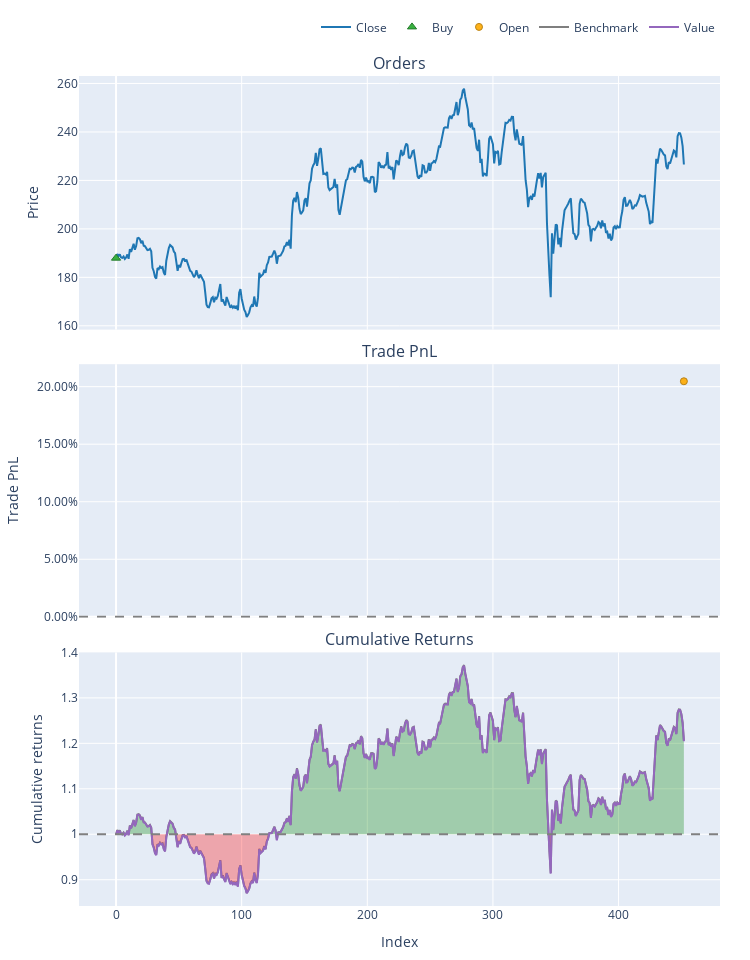

Notebook source saved alongside this figure:
### Code cell
portfolio.plot().show()

### Figure 1 — Plotly figure (JSON) as saved in the notebook; plotly's stock layout.template omitted (floating-point values rounded to 4 significant figures; data arrays with more than 128 entries replaced by an {"elided": "..."} marker saying what was removed)
{"data": [{"legendgroup": "0", "line": {"color": "#1f77b4"}, "name": "Close", "showlegend": true, "type": "scatter", "uid": "7b0e3937-49d2-4af2-8a91-6c67edec8285", "x": {"elided": "453 int values"}, "xaxis": "x", "y": {"elided": "453 float values"}, "yaxis": "y"}, {"customdata": [[0.0, 531.6, 99.9]], "hovertemplate": "Order Id: %{customdata[0]}<br>Timestamp: %{x}<br>Price: %{y}<br>Size: %{customdata[1]:.6f}<br>Fees: %{customdata[2]:.6f}", "legendgroup": "1", "marker": {"color": "#37B13F", "line": {"color": "rgb(38,123,44)", "width": 1}, "size": 8, "symbol": "triangle-up"}, "mode": "markers", "name": "Buy", "type": "scatter", "uid": "e8c56398-55cd-4bd9-a42f-33d31005b66e", "x": [0], "xaxis": "x", "y": [187.9], "yaxis": "y"}, {"customdata": [[0.0, 0.0, 20450.0, 0.2047]], "hovertemplate": "Exit Trade Id: %{customdata[0]}<br>Position Id: %{customdata[1]}<br>Exit Timestamp: %{x}<br>PnL: %{customdata[2]:.6f}<br>Return: %{customdata[3]:.2%}", "legendgroup": "2", "marker": {"color": "#FFAA00", "line": {"color": "rgb(178,118,0)", "width": 1}, "opacity": [0.9], "size": [7], "symbol": "circle"}, "mode": "markers", "name": "Open", "type": "scatter", "uid": "46218b1a-1123-4f7b-a299-d7bfeb185aec", "x": [452], "xaxis": "x2", "y": [0.2047], "yaxis": "y2"}, {"legendgroup": "3", "line": {"color": "#7f7f7f"}, "name": "Benchmark", "showlegend": true, "type": "scatter", "uid": "0294debe-1de6-4841-a6d6-b52e5becf815", "x": {"elided": "453 int values"}, "xaxis": "x3", "y": {"elided": "453 float values"}, "yaxis": "y3"}, {"hoverinfo": "skip", "legendgroup": "4", "line": {"color": "rgba(0, 0, 0, 0)", "width": 0}, "opacity": 0, "showlegend": false, "type": "scatter", "uid": "627c4903-ce61-4f02-b99f-d8a7721ac5df", "x": {"elided": "453 int values"}, "xaxis": "x3", "y": {"elided": "453 int values"}, "yaxis": "y3"}, {"connectgaps": false, "fill": "tonexty", "fillcolor": "rgba(0, 128, 0, 0.3)", "hoverinfo": "skip", "legendgroup": "4", "line": {"color": "rgba(0, 0, 0, 0)", "width": 0}, "opacity": 0, "showlegend": false, "type": "scatter", "uid": "4fd79d4f-ad38-4c37-8a85-20d9fd28a936", "x": {"elided": "453 int values"}, "xaxis": "x3", "y": {"elided": "453 float values"}, "yaxis": "y3"}, {"hoverinfo": "skip", "legendgroup": "4", "line": {"color": "rgba(0, 0, 0, 0)", "width": 0}, "opacity": 0, "showlegend": false, "type": "scatter", "uid": "eeff970d-dea3-479e-a055-5cf1c8cafa11", "x": {"elided": "453 int values"}, "xaxis": "x3", "y": {"elided": "453 int values"}, "yaxis": "y3"}, {"connectgaps": false, "fill": "tonexty", "fillcolor": "rgba(255, 0, 0, 0.3)", "hoverinfo": "skip", "legendgroup": "4", "line": {"color": "rgba(0, 0, 0, 0)", "width": 0}, "opacity": 0, "showlegend": false, "type": "scatter", "uid": "95e82358-6866-45a5-b9b6-f09ee5c8714b", "x": {"elided": "453 int values"}, "xaxis": "x3", "y": {"elided": "453 float values"}, "yaxis": "y3"}, {"legendgroup": "5", "line": {"color": "#9467bd"}, "name": "Value", "showlegend": true, "type": "scatter", "uid": "5734876e-23c2-43b4-b22c-c3b7efcc33a3", "x": {"elided": "453 int values"}, "xaxis": "x3", "y": {"elided": "453 float values"}, "yaxis": "y3"}, {"hoverinfo": "skip", "legendgroup": "4", "line": {"color": "rgba(0, 0, 0, 0)", "width": 0}, "opacity": 0, "showlegend": false, "type": "scatter", "uid": "69425761-1c87-48e7-b2b5-ac88dd78a305", "x": {"elided": "453 int values"}, "xaxis": "x3", "y": {"elided": "453 int values"}, "yaxis": "y3"}], "layout": {"annotations": [{"font": {"size": 16}, "showarrow": false, "text": "Orders", "x": 0.5, "xanchor": "center", "xref": "paper", "y": 1, "yanchor": "bottom", "yref": "paper"}, {"font": {"size": 16}, "showarrow": false, "text": "Trade PnL", "x": 0.5, "xanchor": "center", "xref": "paper", "y": 0.6528, "yanchor": "bottom", "yref": "paper"}, {"font": {"size": 16}, "showarrow": false, "text": "Cumulative Returns", "x": 0.5, "xanchor": "center", "xref": "paper", "y": 0.3056, "yanchor": "bottom", "yref": "paper"}], "height": 960, "legend": {"orientation": "h", "traceorder": "normal", "x": 1, "xanchor": "right", "y": 1.042, "yanchor": "bottom"}, "margin": {"b": 30, "l": 30, "r": 30, "t": 30}, "shapes": [{"line": {"color": "gray", "dash": "dash"}, "type": "line", "x0": 0, "x1": 1, "xref": "paper", "y0": 0, "y1": 0, "yref": "y2"}, {"line": {"color": "gray", "dash": "dash"}, "type": "line", "x0": 0, "x1": 1, "xref": "paper", "y0": 1, "y1": 1, "yref": "y3"}], "showlegend": true, "width": 750, "xaxis": {"anchor": "y", "domain": [0, 1], "matches": "x3", "showticklabels": false}, "xaxis2": {"anchor": "y2", "domain": [0, 1], "matches": "x3", "showticklabels": false}, "xaxis3": {"anchor": "y3", "domain": [0, 1], "title": {"text": "Index"}}, "yaxis": {"anchor": "x", "domain": [0.6944, 1], "title": {"text": "Price"}}, "yaxis2": {"anchor": "x2", "domain": [0.3472, 0.6528], "tickformat": ".2%", "title": {"text": "Trade PnL"}}, "yaxis3": {"anchor": "x3", "domain": [0, 0.3056], "title": {"text": "Cumulative returns"}}}}
